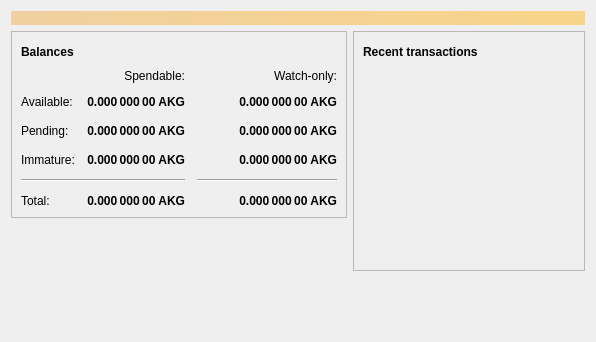
<?xml version="1.0" encoding="UTF-8"?>
<ui version="4.0">
 <class>OverviewPage</class>
 <widget class="QWidget" name="OverviewPage">
  <property name="geometry">
   <rect>
    <x>0</x>
    <y>0</y>
    <width>596</width>
    <height>342</height>
   </rect>
  </property>
  <property name="windowTitle">
   <string>Form</string>
  </property>
  <layout class="QVBoxLayout" name="topLayout">
   <item>
    <widget class="QLabel" name="labelAlerts">
     <property name="visible">
      <bool>false</bool>
     </property>
     <property name="styleSheet">
      <string notr="true">QLabel { background-color: qlineargradient(x1: 0, y1: 0, x2: 1, y2: 0, stop:0 #F0D0A0, stop:1 #F8D488); color:#000000; }</string>
     </property>
     <property name="wordWrap">
      <bool>true</bool>
     </property>
     <property name="margin">
      <number>3</number>
     </property>
     <property name="textInteractionFlags">
      <set>Qt::TextSelectableByMouse</set>
     </property>
    </widget>
   </item>
   <item>
    <layout class="QHBoxLayout" name="horizontalLayout" stretch="1,1">
     <item>
      <layout class="QVBoxLayout" name="verticalLayout_2">
       <item>
        <widget class="QFrame" name="frame">
         <property name="frameShape">
          <enum>QFrame::StyledPanel</enum>
         </property>
         <property name="frameShadow">
          <enum>QFrame::Raised</enum>
         </property>
         <layout class="QVBoxLayout" name="verticalLayout_4">
          <item>
           <layout class="QHBoxLayout" name="horizontalLayout_4">
            <item>
             <widget class="QLabel" name="label_5">
              <property name="font">
               <font>
                <weight>75</weight>
                <bold>true</bold>
               </font>
              </property>
              <property name="text">
               <string>Balances</string>
              </property>
             </widget>
            </item>
            <item>
             <widget class="QPushButton" name="labelWalletStatus">
              <property name="enabled">
               <bool>true</bool>
              </property>
              <property name="maximumSize">
               <size>
                <width>30</width>
                <height>16777215</height>
               </size>
              </property>
              <property name="toolTip">
               <string>The displayed information may be out of date. Your wallet automatically synchronizes with the AKGcoin network after a connection is established, but this process has not completed yet.</string>
              </property>
              <property name="text">
               <string/>
              </property>
              <property name="icon">
               <iconset resource="../bitcoin.qrc">
                <normaloff>:/icons/warning</normaloff>
                <disabledoff>:/icons/warning</disabledoff>:/icons/warning</iconset>
              </property>
              <property name="iconSize">
               <size>
                <width>24</width>
                <height>24</height>
               </size>
              </property>
              <property name="flat">
               <bool>true</bool>
              </property>
             </widget>
            </item>
            <item>
             <spacer name="horizontalSpacer_3">
              <property name="orientation">
               <enum>Qt::Horizontal</enum>
              </property>
              <property name="sizeHint" stdset="0">
               <size>
                <width>40</width>
                <height>20</height>
               </size>
              </property>
             </spacer>
            </item>
           </layout>
          </item>
          <item>
           <layout class="QGridLayout" name="gridLayout">
            <property name="spacing">
             <number>12</number>
            </property>
            <item row="2" column="2">
             <widget class="QLabel" name="labelWatchPending">
              <property name="font">
               <font>
                <weight>75</weight>
                <bold>true</bold>
               </font>
              </property>
              <property name="cursor">
               <cursorShape>IBeamCursor</cursorShape>
              </property>
              <property name="toolTip">
               <string>Unconfirmed transactions to watch-only addresses</string>
              </property>
              <property name="text">
               <string notr="true">0.000 000 00 AKG</string>
              </property>
              <property name="alignment">
               <set>Qt::AlignRight|Qt::AlignTrailing|Qt::AlignVCenter</set>
              </property>
              <property name="textInteractionFlags">
               <set>Qt::LinksAccessibleByMouse|Qt::TextSelectableByKeyboard|Qt::TextSelectableByMouse</set>
              </property>
             </widget>
            </item>
            <item row="2" column="1">
             <widget class="QLabel" name="labelUnconfirmed">
              <property name="font">
               <font>
                <weight>75</weight>
                <bold>true</bold>
               </font>
              </property>
              <property name="cursor">
               <cursorShape>IBeamCursor</cursorShape>
              </property>
              <property name="toolTip">
               <string>Total of transactions that have yet to be confirmed, and do not yet count toward the spendable balance</string>
              </property>
              <property name="text">
               <string notr="true">0.000 000 00 AKG</string>
              </property>
              <property name="alignment">
               <set>Qt::AlignRight|Qt::AlignTrailing|Qt::AlignVCenter</set>
              </property>
              <property name="textInteractionFlags">
               <set>Qt::LinksAccessibleByMouse|Qt::TextSelectableByKeyboard|Qt::TextSelectableByMouse</set>
              </property>
             </widget>
            </item>
            <item row="3" column="2">
             <widget class="QLabel" name="labelWatchImmature">
              <property name="font">
               <font>
                <weight>75</weight>
                <bold>true</bold>
               </font>
              </property>
              <property name="cursor">
               <cursorShape>IBeamCursor</cursorShape>
              </property>
              <property name="toolTip">
               <string>Mined balance in watch-only addresses that has not yet matured</string>
              </property>
              <property name="text">
               <string notr="true">0.000 000 00 AKG</string>
              </property>
              <property name="alignment">
               <set>Qt::AlignRight|Qt::AlignTrailing|Qt::AlignVCenter</set>
              </property>
              <property name="textInteractionFlags">
               <set>Qt::LinksAccessibleByMouse|Qt::TextSelectableByKeyboard|Qt::TextSelectableByMouse</set>
              </property>
             </widget>
            </item>
            <item row="4" column="0" colspan="2">
             <widget class="Line" name="line">
              <property name="orientation">
               <enum>Qt::Horizontal</enum>
              </property>
             </widget>
            </item>
            <item row="4" column="2">
             <widget class="Line" name="lineWatchBalance">
              <property name="sizePolicy">
               <sizepolicy hsizetype="Preferred" vsizetype="Fixed">
                <horstretch>0</horstretch>
                <verstretch>0</verstretch>
               </sizepolicy>
              </property>
              <property name="minimumSize">
               <size>
                <width>140</width>
                <height>0</height>
               </size>
              </property>
              <property name="orientation">
               <enum>Qt::Horizontal</enum>
              </property>
             </widget>
            </item>
            <item row="5" column="0">
             <widget class="QLabel" name="labelTotalText">
              <property name="text">
               <string>Total:</string>
              </property>
             </widget>
            </item>
            <item row="3" column="1">
             <widget class="QLabel" name="labelImmature">
              <property name="font">
               <font>
                <weight>75</weight>
                <bold>true</bold>
               </font>
              </property>
              <property name="cursor">
               <cursorShape>IBeamCursor</cursorShape>
              </property>
              <property name="toolTip">
               <string>Mined balance that has not yet matured</string>
              </property>
              <property name="text">
               <string notr="true">0.000 000 00 AKG</string>
              </property>
              <property name="alignment">
               <set>Qt::AlignRight|Qt::AlignTrailing|Qt::AlignVCenter</set>
              </property>
              <property name="textInteractionFlags">
               <set>Qt::LinksAccessibleByMouse|Qt::TextSelectableByKeyboard|Qt::TextSelectableByMouse</set>
              </property>
             </widget>
            </item>
            <item row="2" column="3">
             <spacer name="horizontalSpacer_2">
              <property name="orientation">
               <enum>Qt::Horizontal</enum>
              </property>
              <property name="sizeHint" stdset="0">
               <size>
                <width>40</width>
                <height>20</height>
               </size>
              </property>
             </spacer>
            </item>
            <item row="3" column="0">
             <widget class="QLabel" name="labelImmatureText">
              <property name="text">
               <string>Immature:</string>
              </property>
             </widget>
            </item>
            <item row="5" column="1">
             <widget class="QLabel" name="labelTotal">
              <property name="font">
               <font>
                <weight>75</weight>
                <bold>true</bold>
               </font>
              </property>
              <property name="cursor">
               <cursorShape>IBeamCursor</cursorShape>
              </property>
              <property name="toolTip">
               <string>Your current total balance</string>
              </property>
              <property name="text">
               <string notr="true">0.000 000 00 AKG</string>
              </property>
              <property name="alignment">
               <set>Qt::AlignRight|Qt::AlignTrailing|Qt::AlignVCenter</set>
              </property>
              <property name="textInteractionFlags">
               <set>Qt::LinksAccessibleByMouse|Qt::TextSelectableByKeyboard|Qt::TextSelectableByMouse</set>
              </property>
             </widget>
            </item>
            <item row="5" column="2">
             <widget class="QLabel" name="labelWatchTotal">
              <property name="font">
               <font>
                <weight>75</weight>
                <bold>true</bold>
               </font>
              </property>
              <property name="cursor">
               <cursorShape>IBeamCursor</cursorShape>
              </property>
              <property name="toolTip">
               <string>Current total balance in watch-only addresses</string>
              </property>
              <property name="text">
               <string notr="true">0.000 000 00 AKG</string>
              </property>
              <property name="alignment">
               <set>Qt::AlignRight|Qt::AlignTrailing|Qt::AlignVCenter</set>
              </property>
              <property name="textInteractionFlags">
               <set>Qt::LinksAccessibleByMouse|Qt::TextSelectableByKeyboard|Qt::TextSelectableByMouse</set>
              </property>
             </widget>
            </item>
            <item row="0" column="2">
             <widget class="QLabel" name="labelWatchonly">
              <property name="text">
               <string>Watch-only:</string>
              </property>
              <property name="alignment">
               <set>Qt::AlignRight|Qt::AlignTrailing|Qt::AlignVCenter</set>
              </property>
             </widget>
            </item>
            <item row="1" column="0">
             <widget class="QLabel" name="labelBalanceText">
              <property name="text">
               <string>Available:</string>
              </property>
             </widget>
            </item>
            <item row="1" column="1">
             <widget class="QLabel" name="labelBalance">
              <property name="font">
               <font>
                <weight>75</weight>
                <bold>true</bold>
               </font>
              </property>
              <property name="cursor">
               <cursorShape>IBeamCursor</cursorShape>
              </property>
              <property name="toolTip">
               <string>Your current spendable balance</string>
              </property>
              <property name="text">
               <string notr="true">0.000 000 00 AKG</string>
              </property>
              <property name="alignment">
               <set>Qt::AlignRight|Qt::AlignTrailing|Qt::AlignVCenter</set>
              </property>
              <property name="textInteractionFlags">
               <set>Qt::LinksAccessibleByMouse|Qt::TextSelectableByKeyboard|Qt::TextSelectableByMouse</set>
              </property>
             </widget>
            </item>
            <item row="1" column="2">
             <widget class="QLabel" name="labelWatchAvailable">
              <property name="font">
               <font>
                <weight>75</weight>
                <bold>true</bold>
               </font>
              </property>
              <property name="cursor">
               <cursorShape>IBeamCursor</cursorShape>
              </property>
              <property name="toolTip">
               <string>Your current balance in watch-only addresses</string>
              </property>
              <property name="text">
               <string notr="true">0.000 000 00 AKG</string>
              </property>
              <property name="alignment">
               <set>Qt::AlignRight|Qt::AlignTrailing|Qt::AlignVCenter</set>
              </property>
              <property name="textInteractionFlags">
               <set>Qt::LinksAccessibleByMouse|Qt::TextSelectableByKeyboard|Qt::TextSelectableByMouse</set>
              </property>
             </widget>
            </item>
            <item row="2" column="0">
             <widget class="QLabel" name="labelPendingText">
              <property name="text">
               <string>Pending:</string>
              </property>
             </widget>
            </item>
            <item row="0" column="1">
             <widget class="QLabel" name="labelSpendable">
              <property name="text">
               <string>Spendable:</string>
              </property>
              <property name="alignment">
               <set>Qt::AlignRight|Qt::AlignTrailing|Qt::AlignVCenter</set>
              </property>
             </widget>
            </item>
           </layout>
          </item>
         </layout>
        </widget>
       </item>
       <item>
        <spacer name="verticalSpacer">
         <property name="orientation">
          <enum>Qt::Vertical</enum>
         </property>
         <property name="sizeHint" stdset="0">
          <size>
           <width>20</width>
           <height>40</height>
          </size>
         </property>
        </spacer>
       </item>
      </layout>
     </item>
     <item>
      <layout class="QVBoxLayout" name="verticalLayout_3">
       <item>
        <widget class="QFrame" name="frame_2">
         <property name="frameShape">
          <enum>QFrame::StyledPanel</enum>
         </property>
         <property name="frameShadow">
          <enum>QFrame::Raised</enum>
         </property>
         <layout class="QVBoxLayout" name="verticalLayout">
          <item>
           <layout class="QHBoxLayout" name="horizontalLayout_2">
            <item>
             <widget class="QLabel" name="label_4">
              <property name="font">
               <font>
                <weight>75</weight>
                <bold>true</bold>
               </font>
              </property>
              <property name="text">
               <string>Recent transactions</string>
              </property>
             </widget>
            </item>
            <item>
             <widget class="QPushButton" name="labelTransactionsStatus">
              <property name="enabled">
               <bool>true</bool>
              </property>
              <property name="maximumSize">
               <size>
                <width>30</width>
                <height>16777215</height>
               </size>
              </property>
              <property name="toolTip">
               <string>The displayed information may be out of date. Your wallet automatically synchronizes with the AKGcoin network after a connection is established, but this process has not completed yet.</string>
              </property>
              <property name="text">
               <string/>
              </property>
              <property name="icon">
               <iconset resource="../bitcoin.qrc">
                <normaloff>:/icons/warning</normaloff>
                <disabledoff>:/icons/warning</disabledoff>:/icons/warning</iconset>
              </property>
              <property name="iconSize">
               <size>
                <width>24</width>
                <height>24</height>
               </size>
              </property>
              <property name="flat">
               <bool>true</bool>
              </property>
             </widget>
            </item>
            <item>
             <spacer name="horizontalSpacer">
              <property name="orientation">
               <enum>Qt::Horizontal</enum>
              </property>
              <property name="sizeHint" stdset="0">
               <size>
                <width>40</width>
                <height>20</height>
               </size>
              </property>
             </spacer>
            </item>
           </layout>
          </item>
          <item>
           <widget class="QListView" name="listTransactions">
            <property name="styleSheet">
             <string notr="true">QListView { background: transparent; }</string>
            </property>
            <property name="frameShape">
             <enum>QFrame::NoFrame</enum>
            </property>
            <property name="verticalScrollBarPolicy">
             <enum>Qt::ScrollBarAlwaysOff</enum>
            </property>
            <property name="horizontalScrollBarPolicy">
             <enum>Qt::ScrollBarAlwaysOff</enum>
            </property>
            <property name="selectionMode">
             <enum>QAbstractItemView::NoSelection</enum>
            </property>
           </widget>
          </item>
         </layout>
        </widget>
       </item>
       <item>
        <spacer name="verticalSpacer_2">
         <property name="orientation">
          <enum>Qt::Vertical</enum>
         </property>
         <property name="sizeHint" stdset="0">
          <size>
           <width>20</width>
           <height>40</height>
          </size>
         </property>
        </spacer>
       </item>
      </layout>
     </item>
    </layout>
   </item>
  </layout>
 </widget>
 <resources/>
 <connections/>
</ui>
